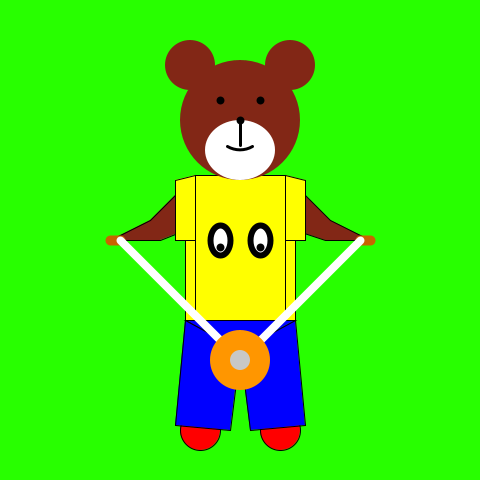
Frame 1 (no input)
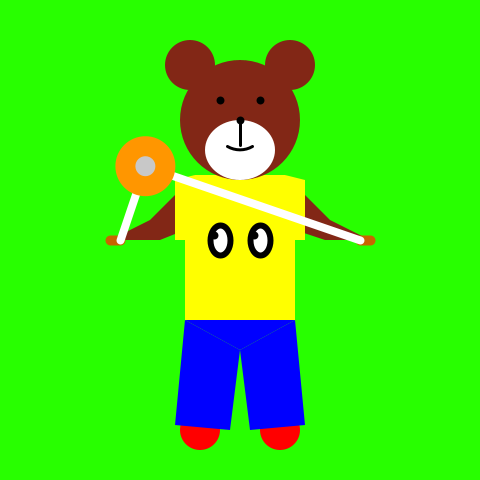
Frame 60 (the mouse pressed at the canvas centre just before this capture)
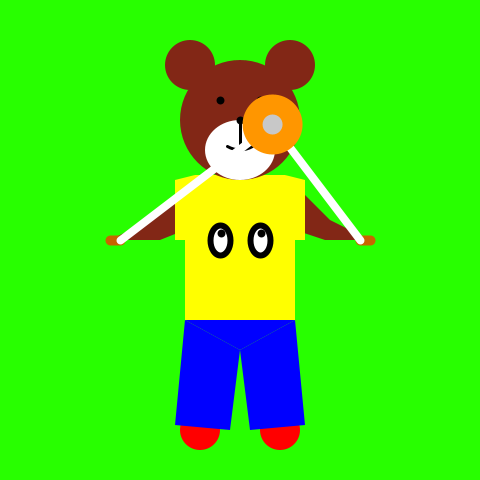
Frame 120 (the mouse held since frame 60 and released just before this capture)

The Processing sketch that drew these frames (run headless with seeded random() and noise(); from frame 60 on, the mouse is pressed at the canvas centre):

// Processing sketch: sketch4518
// ── sketch4518.pde
float t;
int r, l;

void setup() {
  size(480, 480);
  r=120;
  l=7;
}

void draw() {

  float x=0;
  float y=0;
  float p=0;
  float q=0;



  background(40, 255, 0);
  /*  stroke(200, 100, 0);
   strokeWeight(4);
   line(360, 240, 390, 240);
   line(90, 240, 120, 240);
   */


  //  bears body
  fill(130, 39, 22);

  beginShape();
  vertex(195, 175);
  vertex(285, 175);
  vertex(330, 220);
  vertex(370, 240);
  vertex(325, 240);
  vertex(295, 230);
  vertex(295, 320);
  vertex(185, 320);
  vertex(185, 230);
  vertex(160, 240);
  vertex(110, 240);
  vertex(150, 220);
  endShape(CLOSE);


  fill(255,0,0);
  ellipse(200,430,40,40);
  ellipse(280,430,40,40);
  
  fill(0, 0, 255);
  triangle(185, 320, 240, 350, 295, 320);
  quad(185, 320, 240, 350, 230, 430, 175, 425);
  quad(240, 350, 295, 320,  305, 425,250, 430);
  
  


  //  t-shirts
  fill(255, 255, 0);
  rect(195, 175, 90, 145);
  rect(185, 230, 10, 90);
  rect(285, 230, 10, 90);
  quad(195, 175, 195, 240, 175, 240, 175, 180);
  quad(285, 175, 285, 240, 305, 240, 305, 180);




  //  bear
  noStroke();
  fill(130, 39, 22);
  ellipse(240, 120, 120, 120);
  ellipse(190, 65, 50, 50);
  ellipse(290, 65, 50, 50);
  fill(255);
  ellipse(240, 150, 70, 60);
  stroke(0);
  strokeWeight(8);
  point(220, 100);
  point(260, 100);
  point(240, 120);
  strokeWeight(3);
  arc(240, 125, 50, 50, radians(60), radians(120));
  line(240, 120, 240, 145);

  //  bears body

  /*  beginShape();
   strokeJoin(ROUND);
   vertex(200,170);
   vertex(280,170);
   vertex(320,230);
   vertex(350,240);
   vertex(300,240);
   vertex(280,230);
   vertex(280,280);
   vertex(190,280);
   vertex(190,230);
   vertex(180,240);
   endShape();
   
   */

  //  pole
  //background(40, 255, 0);
  stroke(200, 100, 0);
  strokeWeight(10);
  line(360, 240, 370, 240);
  line(110, 240, 120, 240);





  //  moving
  fill(255);
  x=r*sin(t);
  y=r*cos(t);

  //  eyes
  stroke(0);
  strokeWeight(6);
  ellipse(220, 240, 20, 30);
  ellipse(260, 240, 20, 30);

  //  eyes
  strokeWeight(8);
  p=l*sin(t);
  q=l*cos(t);
  point(p+220, q+240);
  point(p+260, q+240);


  //  cord
  stroke(255);
  line(120, 240, x+240, y+240);
  line(360, 240, x+240, y+240);
  if (y+240>=240) {
    t+=0.15;
  }
  else {
    t+=0.05;
  }

  //  diabolo
  noStroke();
  fill(0);
  ellipse(x+240, y+240, 20, 20);
  fill(255, 150, 0);
  ellipse(x+240, y+240, 60, 60);
  fill(200);
  ellipse(x+240, y+240, 20, 20);
}
